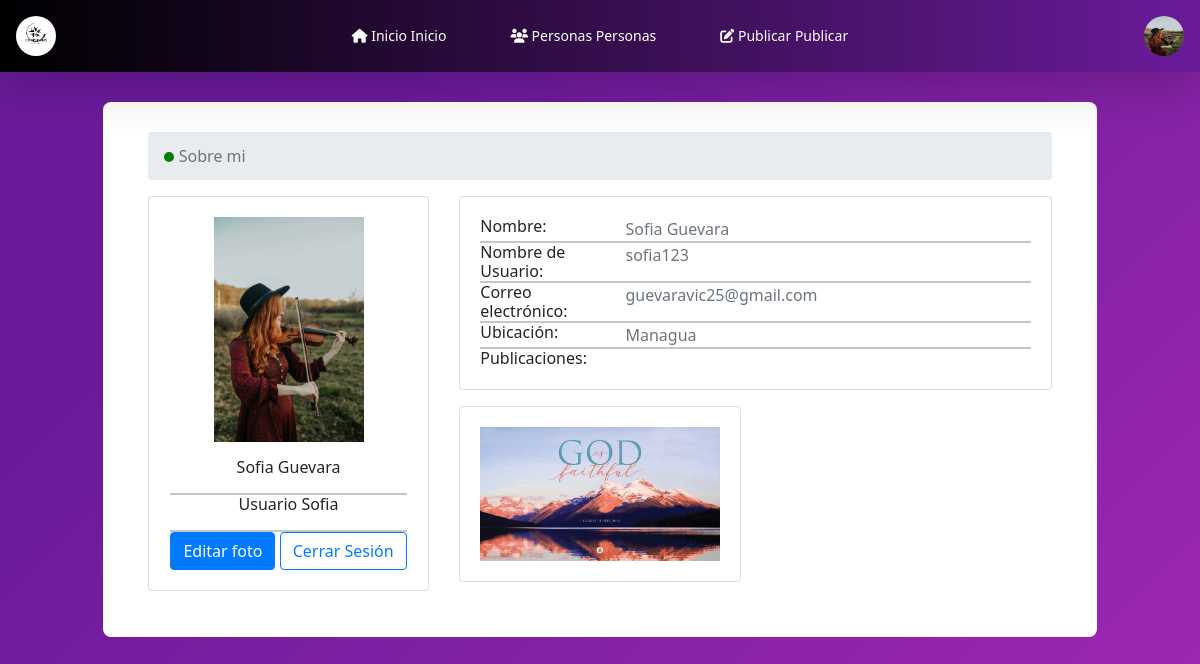
The app's page /profile/ (signed in) with its own data.
### app/models.py (models this page shows, shortened)
class CustomUser(AbstractUser):
    gender_choices = [
        ('male', 'Male'),
        ('female', 'Female'),
        ('other', 'Prefer not to say'),
    ]
    profile_picture = models.ImageField(upload_to='profile_pics/', blank=True, null=True)
    location = models.CharField(max_length=100, blank=True, null=False)
    biography = models.TextField(blank=True, null=True)
    registration_date = models.DateTimeField(auto_now_add=True)
    gender = models.CharField(max_length=10, choices=gender_choices)
    last_activity = models.DateTimeField(auto_now=True)

class Post(models.Model):
    user = models.ForeignKey(get_user_model(), on_delete=models.CASCADE)
    description = models.TextField(blank=True, null=True)
    bible_quote = models.TextField(blank=True, null=True)
    image = models.ImageField(upload_to='post_images/', blank=True, null=True)
    publication_date = models.DateTimeField(auto_now_add=True)

### app/views.py (the view)
# urls.py: path('profile/', views.profile, name='profile'),
@login_required(login_url='login')
def profile(request):
    return render(request, 'profile.html')

### app/templates/profile.html (shortened to what this page needs)
{% extends "layout.html" %}
{% load static %}
{% block main %}
<div class="container emp-profile">
    <div class="container">
        <div class="main-body">
            <nav aria-label="breadcrumb" class="main-breadcrumb">
                <ol class="breadcrumb">
                    <li class="breadcrumb-item active" aria-current="page">Sobre mi</li>
                </ol>
            </nav>
            <div class="row gutters-sm">
                <div class="col-md-4 mb-3">
                    <div class="card">
                        <div class="card-body">
                            <div class="d-flex flex-column align-items-center text-center">
                                {% if user.profile_picture %}
                                <img src="{{ user.profile_picture.url }}" alt="Admin" class="" width="150">
                                {% endif %}
                                <div class="mt-3">
                                    <h4>{{user.first_name}} {{user.last_name}}</h4>
                                    <hr class="mt-3">
                                    <h4>{{user.biography}}</h4>
                                    <hr class="mt-3">
                                    <a href="{% url 'foto' %}">
                                        <button class="btn btn-primary">Editar foto</button>
                                    </a>
                                    <a href="{% url 'logout' %}">
                                        <button class="btn btn-outline-primary">Cerrar Sesión</button>
                                    </a>
                                </div>
                            </div>
                        </div>
                    </div>
                </div>
                <div class="col-md-8">
                    <div class="card mb-3">
                        <div class="card-body">
                            <div class="row">
                                <div class="col-sm-3">
                                    <h6 class="mb-0">Nombre:</h6>
                                </div>
                                <div class="col-sm-9 text-secondary">
                                    {{user.first_name}} {{user.last_name}}
                                </div>
                            </div>
                            <hr>
                            <div class="row">
                                <div class="col-sm-3">
                                    <h6 class="mb-0">Nombre de Usuario:</h6>
                                </div>
                                <div class="col-sm-9 text-secondary">
                                    {{user.username}}
                                </div>
                            </div>
                            <hr>
                            <div class="row">
                                <div class="col-sm-3">
                                    <h6 class="mb-0">Correo electrónico:</h6>
                                </div>
                                <div class="col-sm-9 text-secondary">
                                    {{user.email}}
                                </div>
                            </div>
                            <hr>
                            <div class="row">
                                <div class="col-sm-3">
                                    <h6 class="mb-0">Ubicación:</h6>
                                </div>
                                <div class="col-sm-9 text-secondary">
                                    {{user.location}}
                                </div>
                            </div>
                            <hr>
                            <h1>Publicaciones: </h1>
                        </div>
                    </div>
                    <div class="row gutters-sm">
                        {% for post in user.post_set.all %}
                        {% if post.image %}
                        <div class="col-sm-6 mb-3">
                            <div class="card h-100">
                                <div class="card-body">
                                    <img src="{{ post.image.url }}" alt="Imagen de publicación" class="img-fluid">
                                </div>
                            </div>
                        </div>
                        {% endif %}
                        {% endfor %}
                    </div>
                </div>
            </div>
        </div>
    </div>
</div>
{% endblock %}

### app/templates/layout.html (shortened to what this page needs)
{% load static %}
<!DOCTYPE html>
<html lang="en">
<head>
  <link rel="stylesheet" href="https://cdn.jsdelivr.net/npm/bootstrap@5.0.0-alpha1/dist/css/bootstrap.min.css">
  <link href="//maxcdn.bootstrapcdn.com/bootstrap/4.1.1/css/bootstrap.min.css" rel="stylesheet" id="bootstrap-css">
  <link rel="stylesheet" href="https://cdnjs.cloudflare.com/ajax/libs/tailwindcss/2.2.19/tailwind.min.css">
  <link rel="stylesheet" href="https://cdnjs.cloudflare.com/ajax/libs/font-awesome/6.4.2/css/all.min.css">
  <link href="https://maxcdn.bootstrapcdn.com/font-awesome/4.3.0/css/font-awesome.min.css" rel="stylesheet">
  <link rel="stylesheet" href="{% static 'css/online_user.css' %}">
  <link rel="stylesheet" href="{% static 'css/profile.css' %}">
  <link rel="stylesheet" href="{% static 'css/create_post.css' %}">
</head>
<body style="background-image: linear-gradient(315deg, #9c27b0 0%, #6a1b9a 74%); background-color: #9c27b0;">
  <nav class="flex items-center text-white justify-between p-3 shadow-lg text-sm font-medium navbar">
    <a href="{% url 'home' %}">
      <img src="{% static 'images/logo.jpg' %}" class="w-10 h-10 rounded-full" />
    </a>
    <ul class="flex gap-3 items-center">
        <li>
            <a href="{% url 'home' %}">
                <button class="px-4 py-2 hover:bg-gray-800 transition-colors rounded-lg {% if request.path == '/home/' %}activ{% endif %}">
                  <i class="fas fa-home"></i> Inicio
                    Inicio
                </button>
            </a>
        </li>
        <li>
            <a href="{% url 'online_users' %}">
                <button class="px-4 py-2 hover:bg-gray-800 transition-colors rounded-lg {% if request.path == '/online_users/' %}activ{% endif %}">
                  <i class="fas fa-users"></i> Personas
                    Personas
                </button>
            </a>
        </li>
        <li>
            <a href="{% url 'create_post' %}">
                <button class="px-4 py-2 hover:bg-gray-800 transition-colors rounded-lg {% if request.path == '/create_post/' %}activ{% endif %}">
                  <i class="fas fa-edit"></i> Publicar
                    Publicar
                </button>
            </a>
        </li>
    </ul>
    <ul class="flex items-center gap-3">
      <li>
        <a href="{% url 'profile' %}">
          <button">
            <img src="{{ user.profile_picture.url }}" alt="avatar" class="w-10 h-10 rounded-full"/>
        </a>
      </li>
    </ul>
  </nav>
  <div class="container">
    {% block main %}{% endblock %}
  </div>
</body>
</html>

### static/css/online_user.css (style rules this page uses)
.active::before { content: ""; display: inline-block; width: 10px; height: 10px; margin-right: 5px; border-radius: 50%; background-color: green; }

### static/css/profile.css (style rules this page uses)
body { background: -webkit-linear-gradient(left, #3931af, #00c6ff); }
.emp-profile { padding: 3%; margin-top: 3%; margin-bottom: 3%; border-radius: 0.5rem; background: #fff; }

### app/templates/layout.html (style rules this page uses)
.navbar { min-height: 40px; background: -webkit-gradient(linear, left top, right top, from(#6a1b9a), to(#000000)); background: linear-gradient(to right, #000000, #6a1b9a); }
.navbar li { display: inline; }
.navbar button { padding: 5px 10px; color: white; text-decoration: none; transition: background-color 0.3s, color 0.3s; }

### records on screen
CustomUser: profile_picture (picture), first_name "Sofia", last_name "Guevara", biography "Usuario Sofia", username "sofia123", email "guevaravic25@gmail.com", location "Managua"
Post: image (picture)
